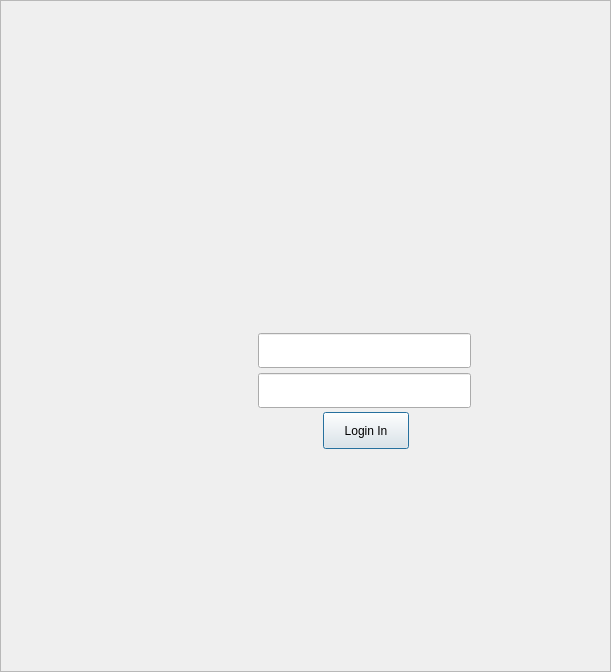
<?xml version="1.0" encoding="UTF-8"?>
<ui version="4.0">
 <class>QmLoginDialog</class>
 <widget class="QDialog" name="QmLoginDialog">
  <property name="geometry">
   <rect>
    <x>0</x>
    <y>0</y>
    <width>611</width>
    <height>672</height>
   </rect>
  </property>
  <property name="maximumSize">
   <size>
    <width>611</width>
    <height>16777215</height>
   </size>
  </property>
  <property name="windowTitle">
   <string>QmLoginDialog</string>
  </property>
  <layout class="QVBoxLayout" name="verticalLayout">
   <property name="spacing">
    <number>0</number>
   </property>
   <property name="leftMargin">
    <number>0</number>
   </property>
   <property name="topMargin">
    <number>0</number>
   </property>
   <property name="rightMargin">
    <number>0</number>
   </property>
   <property name="bottomMargin">
    <number>0</number>
   </property>
   <item>
    <widget class="QFrame" name="mainFrame">
     <property name="minimumSize">
      <size>
       <width>611</width>
       <height>672</height>
      </size>
     </property>
     <property name="maximumSize">
      <size>
       <width>611</width>
       <height>672</height>
      </size>
     </property>
     <property name="styleSheet">
      <string notr="true">#mainFrame {
	border-image: url(:/assets/icons/login_dialog_background.png);
}</string>
     </property>
     <property name="frameShape">
      <enum>QFrame::StyledPanel</enum>
     </property>
     <property name="frameShadow">
      <enum>QFrame::Raised</enum>
     </property>
     <widget class="QLineEdit" name="editAccount">
      <property name="geometry">
       <rect>
        <x>258</x>
        <y>333</y>
        <width>213</width>
        <height>35</height>
       </rect>
      </property>
      <property name="minimumSize">
       <size>
        <width>213</width>
        <height>35</height>
       </size>
      </property>
      <property name="maximumSize">
       <size>
        <width>213</width>
        <height>35</height>
       </size>
      </property>
      <property name="styleSheet">
       <string notr="true">border-image: url(:/assets/icons/login_dialog_account_background.png);
padding-left: 12px;
font: 10pt &quot;Century Gothic&quot;;</string>
      </property>
     </widget>
     <widget class="QLineEdit" name="editPassword">
      <property name="geometry">
       <rect>
        <x>258</x>
        <y>373</y>
        <width>213</width>
        <height>35</height>
       </rect>
      </property>
      <property name="minimumSize">
       <size>
        <width>213</width>
        <height>35</height>
       </size>
      </property>
      <property name="styleSheet">
       <string notr="true">border-image: url(:/assets/icons/login_dialog_password_background.png);
padding-left: 12px;
font: 10pt &quot;Century Gothic&quot;;</string>
      </property>
      <property name="echoMode">
       <enum>QLineEdit::Password</enum>
      </property>
     </widget>
     <widget class="QLabel" name="lblAvatar">
      <property name="geometry">
       <rect>
        <x>134</x>
        <y>348</y>
        <width>82</width>
        <height>82</height>
       </rect>
      </property>
      <property name="minimumSize">
       <size>
        <width>82</width>
        <height>82</height>
       </size>
      </property>
      <property name="maximumSize">
       <size>
        <width>82</width>
        <height>82</height>
       </size>
      </property>
      <property name="text">
       <string/>
      </property>
     </widget>
     <widget class="QPushButton" name="pushButton">
      <property name="geometry">
       <rect>
        <x>323</x>
        <y>412</y>
        <width>86</width>
        <height>37</height>
       </rect>
      </property>
      <property name="styleSheet">
       <string notr="true">QPushButton {
	border-image: url(:/assets/icons/login_dialog_button_normal.png);
	font: 9pt &quot;Century Gothic&quot;;
}
QPushButton:hover {
	border-image: url(:/assets/icons/login_dialog_button_hover.png);
}
QPushButton:pressed {
	border-image: url(:/assets/icons/login_dialog_button_pressed.png);
}</string>
      </property>
      <property name="text">
       <string>Login In</string>
      </property>
     </widget>
    </widget>
   </item>
  </layout>
 </widget>
 <layoutdefault spacing="6" margin="11"/>
 <resources>
  <include location="icons.qrc"/>
 </resources>
 <connections/>
</ui>
